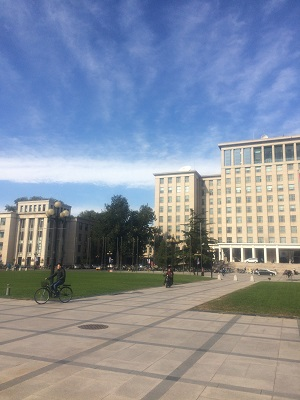
%> input picture Source_Code/method_1/1.JPG, 300 x 400 px
$ octave method_1.m   (GNU Octave 9; MATLAB toolbox functions it lacks are replaced by stand-ins)
%> lines starting %> are read from the running program, lines starting %| are printed output that depends on the picture
### Source_Code/method_1/transfer_caculate.m
function T = transfer_caculate(points1, points2)
%   输入： points1：动点，
%           points2：参考点
%
%	输出： T：变换矩阵
%
%	功能：根据动点和参考点，计算出变换矩阵
%

%利用奇异值分解计算T
%生成A矩阵
A = zeros(8,9);
% points1=[18.250000000000000,1.757500000000000e+02;62.750000000000000,1.762500000000000e+02;88.749999999999990,3.302500000000000e+02;25.250000000000000,3.302500000000000e+02];
% points2=[1.552500000000000e+02,1.747500000000000e+02;1.967500000000000e+02,1.722500000000000e+02;2.332500000000000e+02,3.227500000000000e+02;1.702500000000000e+02,3.172500000000000e+02];
    A(:,3) = [1;0;1;0;1;0;1;0];
    A(:,6) = [0;1;0;1;0;1;0;1];

    A(1,1:2)=points1(1,1:2);
    A(3,1:2)=points1(2,1:2);
    A(5,1:2)=points1(3,1:2);
    A(7,1:2)=points1(4,1:2);

    A(2,4:5)=points1(1,1:2);
    A(4,4:5)=points1(2,1:2);
    A(6,4:5)=points1(3,1:2);
    A(8,4:5)=points1(4,1:2);

    x_point1_x_point2 = points2(:,1) .* points1(:,1);
    x_point1_y_point2 = points2(:,1) .* points1(:,2);
    x_point2_y_point1 = points2(:,2) .* points1(:,1);
    y_point1_y_point2 = points2(:,2) .* points1(:,2);

    A(1:2:end,7) = -x_point1_x_point2;
    A(1:2:end,8) = -x_point1_y_point2;
    A(2:2:end,7) = -x_point2_y_point1;
    A(2:2:end,8) = -y_point1_y_point2;
    A(1:2:end,9) = -points2(:,1);
    A(2:2:end,9) = -points2(:,2);

   %奇异值分解
    [U,S,V] = svd(A);

    %提取右奇异值向量
    h = V(:,9) ./ V(9,9);

    %A'A*V=aV
    T= reshape(h,3,3);


% [10 lines of commented-out code are left out]
end

### Source_Code/method_1/method_1.m
% 运行时，请先打开transfer_caculate
%                imfreqfilt, imggaussflpf等三个函数文件

% *************************
% image sitching method_1
% *************************

clear all;
clc;

I1=imread('1.jpg');
%> I1 is the input picture: size 400x300x3 uint8; mean R, G, B 134.5, 143.5, 158.9
I2=imread('2.jpg');
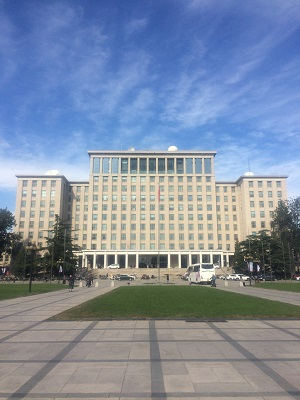
%> input picture Source_Code/method_1/2.JPG, 300 x 400 px
%> I2 is the input picture: size 400x300x3 uint8; mean R, G, B 128.4, 141, 160.8
I3=imread('3.jpg');
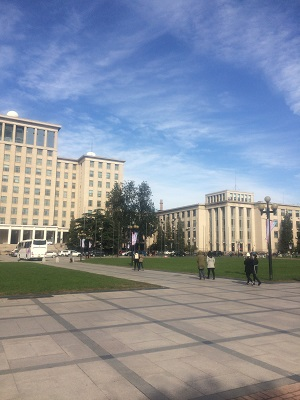
%> input picture Source_Code/method_1/3.JPG, 300 x 400 px
%> I3 is the input picture: size 400x300x3 uint8; mean R, G, B 136.2, 144.3, 158.8
imageSize = size(I1);
%> imageSize = [400 300 3]

% 通过cpselect选取了特征点
movingPoints=[1.552500000000000e+02,1.747500000000000e+02;1.967500000000000e+02,1.722500000000000e+02;2.332500000000000e+02,3.227500000000000e+02;1.702500000000000e+02,3.172500000000000e+02];
fixedPoints=[18.250000000000000,1.757500000000000e+02;62.750000000000000,1.762500000000000e+02;88.749999999999990,3.302500000000000e+02;25.250000000000000,3.302500000000000e+02];
fixedPoints1=[1.842500000000000e+02,1.517499999999999e+02;2.157500000000000e+02,1.522500000000000e+02;2.162500000000000e+02,3.292500000000000e+02;2.802500000000000e+02,3.282500000000000e+02];
movingPoints1=[25.250000000000000,1.207500000000000e+02;60.250000000000000,1.267500000000000e+02;38.750000000000000,3.047500000000000e+02;1.022500000000000e+02,2.997500000000000e+02];
%  cpselect(I3,I2);
%  cpselect(I1,I2);

% 通过特征点，计算I1到I2的投影变换，生成3*3的变换矩阵T1
T1 = transfer_caculate(movingPoints, fixedPoints);

% 通过特征点，计算I1到I2的投影变换，生成3*3的变换矩阵T3
T3 = transfer_caculate(movingPoints1, fixedPoints1);

% 初始化投影变换的对象数组tforn
tforms(3) = projective2d(eye(3));

% [6 lines of commented-out code are left out]
tforms(1).T=T1;
tforms(3).T=T3;


%重新计算变换之后的限制
for i = 1:numel(tforms)
%> (the run ends here)
